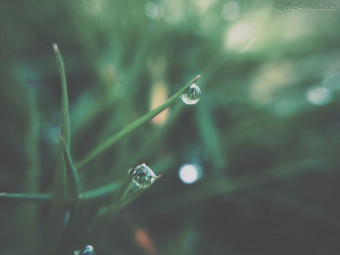
#> input picture Assignment3/blurred_image.jpg, 340 x 255 px, found by its file name
$ python laplacian_filter.py
#> lines starting #> are read from the running program, lines starting #| are printed output that depends on the picture
import cv2
import numpy as np

img = cv2.imread('blurred_image.jpg', 0)
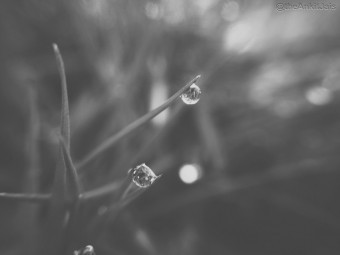
#> img: shape (255, 340); min 67, max 225, mean 98.3

# kernel
kernel = np.array([[0, 1, 0],
                   [1, -4, 1],
                   [0, 1, 0]])

LaplacianImage = cv2.filter2D(src=img,
                              ddepth=-1,
                              kernel=kernel)
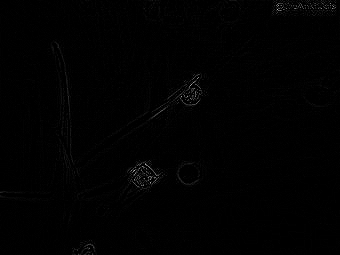
#> LaplacianImage: shape (255, 340); min 0, max 199, mean 1.4
c = -1
g = img + c*LaplacianImage
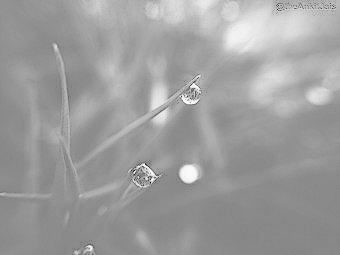
#> g: shape (255, 340) int16; min -111, max 225, mean 96.9; drawn with min black and max white
gClip = np.clip(g, 0, 255)

cv2.imwrite("gray_img.jpg", img)
cv2.imwrite("laplacian_filter_img.jpg", LaplacianImage)
cv2.imwrite("sharpened_img.jpg", gClip)
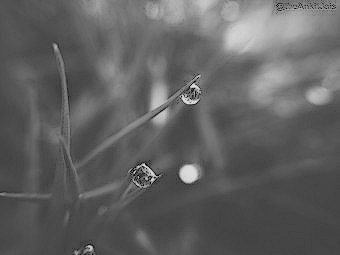
#> saved as sharpened_img.jpg: shape (255, 340); min 0, max 225, mean 96.9
